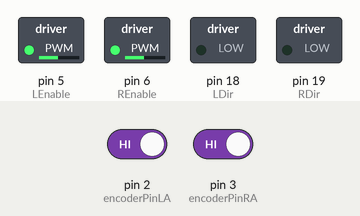
Simulated run of this sketch. Board: Arduino Uno, built with avr-gcc and run on an emulated ATmega328P. On the bench: switched loads named in the sketch (green lamp = pin HIGH). Inputs (shaded band) come from the test bench; at power-on: pin 2 (encoderPinLA) HIGH, pin 3 (encoderPinRA) HIGH. What the sketch prints to the serial monitor is not drawn.

Above: at 0.1 s.
Timing chart, 0 to 1.6 s (numbered marks = the images above):
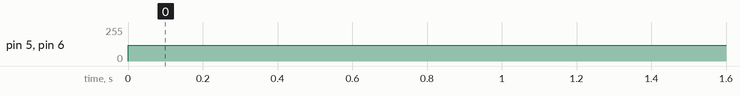

The sketch:

adaptive-suspension-front-links.ino
```cpp
#include <PID_v1.h>  //Left motor header
//--------------- ENCODER PINS/VARIABLES FOR LEFT -----------------//

#define encoderPinLA 2
#define encoderPinLB 4
int PPR = 4920;  // Encoder Pulse per revolution.
int angle = 360; // Maximum degree of motion.
int left_aState;
int left_counter;

//--------------- ENCODER PINS/VARIABLES FOR RIGHT -----------------//

#define encoderPinRinterrupt 1
#define encoderPinRA 3
#define encoderPinRB 7
//int PPR = 4920;  // Encoder Pulse per revolution.
//int angle = 360; // Maximum degree of motion.
int right_aState;
int right_counter;

//---------------- MOTOR PINS/VARIABLES FOR LEFT ------------------//

#define LEnable 5
#define LDir  18 //Direction pin low moves the bot forward
int User_InputL = 30;  // left Positive angle is down
int REVL = 0;
int linkanglel = 0;

//---------------- MOTOR PINS/VARIABLES FOR RIGHT ------------------//

#define REnable 6
#define RDir  19 //Direction pin low moves the bot forward
int User_InputR = 0;
int REVR = 0;
int linkangler = 0;

//------------------- PID VARIABLES FOR RIGHT----------------------//
double error = 0;
double angleInp = 0; //make it NEGATIVE
double setpointR = 0;
double thetar = 0;
int overshootflagr = 0;
double errord = 0;
double preverror = 0;
double errori = 0;
double controlinput = 0;
double dt = 0;

//JACK PROOF
//100->kpr=3, kpl=5
//120->kpr=1, kpl=3

double kpr = 7, kir = 0.00000 , kdr = 0; // modify for optimal performance
double inputr = 0, outputr = 0, setpointr = 0;


//------------------- PID VARIABLES FOR LEFT ----------------------//

//IF THE MOTOR DRIVER HEATS UP, THE MOTORS GO CRAZY
//TO BE FINE TUNED
int i = 45; //Link angles

double kpl = 7, kil = 0.00, kdl = 0/10000; // modify for optimal performance
//double kpl = 0.3, kil = 0.000, kdl = 0/10000; // modify for optimal performance
//double kpl = 0.015, kil = 0.000, kdl = 0/10000; // impedance left paramters for springy action
double inputl = 0, outputl = 0, setpointl = 0;
double thetal = 0;
int overshootflagl = 0;

long double count=0;

PID myPIDL(&inputl, &outputl, &setpointl, kpl, kil, kdl, DIRECT);

//------------------- MODIFIED DYNAMICS CHART ----------------------//
/* ================================================================= /
 *  SPRING 1 => double kpl = 0.35, kil = 0, kdl = 0 /10000;
 *  SPRING 2 => double kpl = 0.65, kil = 0, kdl = 0 /10000;
 *  DAMPER 1 => double kpl = 0.65, kil = 0, kdl = 2 /10000;
 *  DAMPER 2 => double kpl = 0.65, kil = 0, kdl = 6 /10000;
   ================================================================ */
//------------------------------------------------------------------//

void setup()
{
  motorSetupL();
  motorSetupR();
  Serial.begin(9600); //initialize serial comunication
  encoderSetupL();      //Serial communication is messing with the timers and analog pin output
  encoderSetupR();


  //--------- Timer setup ----------//
  TCCR1B = TCCR1B & 0b11111000 | 1;

  myPIDL.SetMode(AUTOMATIC);          //set PID in Auto mode
  myPIDL.SetSampleTime(1);            //refresh rate of PID controller
  myPIDL.SetOutputLimits(-255, 255);  //this is the MAX PWM value to move motor, here change in value reflect change in speed of motor.
   //--------- Timer setup ----------//
  TCCR1B = TCCR1B & 0b11111000 | 1;
  //analogWrite(REnable,0);

}

void loop()
{

  angleInp = -i;     //right, negative here is downward in bot
  User_InputL = i;   //left, positive here is downward in bot

  REVL = remapl(User_InputL);
  setpointl = REVL;
  inputl = left_counter;
  linkanglel = (left_counter*0.073170732); // To print left link angle if reqd.
  linkanglel = linkanglel%360;


  myPIDL.Compute();
  pwmOutl(outputl);
  setpointR = angleInp;
  thetar = invRemap(right_counter);
  thetal = invRemap(left_counter);
 // Serial.println(right_counter);
  //Serial.print(',');
 // Serial.println(TCNT1);
 // Serial.println(millis());
 /* if (overshootflagl == 1)
  {
    //Serial.println("Left Cutoff");
    finishl();
    delay(100);
  }
  if (overshootflagr == 1)
  {
    //Serial.println("Right Cutoff");
    finishr();
    delay(100);
  }*/
  error = thetar - setpointR;
  errord = (error -preverror);
  errori += (error);
  controlinput = (kpr*error) + (kdr*errord) + (kir*errori);


  if(controlinput > 120)
  {
    controlinput = 120;
  }
  else if( controlinput < -120)
  {
    controlinput = -120;
  }
    if(controlinput < 30 && controlinput > 10)
  {
    controlinput = 30;
  }
  else if( controlinput > -30 && controlinput< -10 )
  {
    controlinput = -30;
  }
  if (controlinput>=30)
  {
    forwardr();
    analogWrite(REnable,controlinput);
  }
  else if(controlinput <= -30)
  {
    reverser();
    analogWrite(REnable,abs(controlinput));
    //analogWrite(REnable,150);
  }
  else
  {
    finishr();
  }

  preverror = error;
  //Serial.println(controlinput);
}

void motorSetupL()
{
  pinMode(LEnable, OUTPUT);
  pinMode(LDir, OUTPUT);
}
void motorSetupR()
{
  pinMode(REnable, OUTPUT);
  pinMode(RDir, OUTPUT);
}

void encoderSetupL()
{
  pinMode(encoderPinLA, INPUT_PULLUP);
  pinMode(encoderPinLB, INPUT_PULLUP);
  digitalWrite(encoderPinLA, HIGH); //turn pullup resistor on
  digitalWrite(encoderPinLB, HIGH); //turn pullup resistor on
  attachInterrupt(0, updateLEncoder, CHANGE);
}
void encoderSetupR()
{
  pinMode(encoderPinRA, INPUT_PULLUP);
  pinMode(encoderPinRB, INPUT_PULLUP);
  digitalWrite(encoderPinRA, HIGH); //turn pullup resistor on
  digitalWrite(encoderPinRB, HIGH); //turn pullup resistor on
  attachInterrupt(encoderPinRinterrupt, updateREncoder, CHANGE);
}

void updateLEncoder()
{
  left_aState = digitalRead(encoderPinLA);

     if(digitalRead(encoderPinLB) != left_aState)
     {
       left_counter ++;
     }
     else
     {
       left_counter --;
     }
  if(thetal > 95 )
    overshootflagl = 1;
  else if(thetal < -90 )
    overshootflagl = 1;
  else
    overshootflagl = 0;
}

void updateREncoder()
{
  right_aState = digitalRead(encoderPinRA);

     if(digitalRead(encoderPinRB) != right_aState)
     {
       right_counter ++;
     }
     else
     {
       right_counter --;
     }
  if(thetar > 90 )
    overshootflagr = 1;
  else if(thetar < -95 )
    overshootflagr = 1;
  else
    overshootflagr = 0;
}

void pwmOutl(int controlinput)
{
  if(controlinput > 120)
  {
    controlinput = 120;
  }
  else if( controlinput < -120)
  {
    controlinput = -120;
  }

  if(controlinput < 30 && controlinput >10)
  {
    controlinput = 30;
  }
  else if( controlinput > -30 && controlinput < -10)
  {
    controlinput = -30;
  }
  if (controlinput>=30)
  {
    forwardl();
    analogWrite(LEnable,controlinput);
    //forwardr();
    //analogWrite(REnable,controlinput);

  }
  else if(controlinput <= -30)
  {
    reversel();
    //analogWrite(LEnable,120);
    analogWrite(LEnable,abs(controlinput));
    //reverser();
    //analogWrite(REnable,abs(controlinput));
  }
  else
  {
    finishl();
  }
    Serial.println(controlinput);
}

void forwardl ()
{
  digitalWrite(LDir, LOW);
}

void reversel ()
{
  digitalWrite(LDir, HIGH);
}

void finishl ()
{
  digitalWrite(LEnable, LOW);
}
void forwardr ()
{
  digitalWrite(RDir, LOW);
}

void reverser ()
{
  digitalWrite(RDir, HIGH);
}

void finishr ()
{
  digitalWrite(REnable, LOW);
}

int remapl (int thetal)
{
  int pulsel = floor(13.667 * thetal);
  return pulsel;
}
int remapr (int thetar)
{
  int pulser = floor(13.667 * thetar);
  return pulser;
}
int invRemap(int counter)
{
  int angle = counter*0.073170732;
  linkangler = (angle%360);
  return linkangler;
}
```

Measured:
- by itself, pin 5 (LEnable), pin 6 (REnable): 0/255 → 120/255 at 0.00 s
